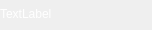
<?xml version="1.0" encoding="UTF-8"?>
<ui version="4.0">
 <class>Form</class>
 <widget class="QWidget" name="Form">
  <property name="geometry">
   <rect>
    <x>0</x>
    <y>0</y>
    <width>152</width>
    <height>30</height>
   </rect>
  </property>
  <property name="windowTitle">
   <string>Form</string>
  </property>
  <property name="styleSheet">
   <string notr="true"/>
  </property>
  <widget class="QLabel" name="security">
   <property name="geometry">
    <rect>
     <x>119</x>
     <y>8</y>
     <width>10</width>
     <height>12</height>
    </rect>
   </property>
   <property name="styleSheet">
    <string notr="true">.QLabel{background-image: url(:/wifi/wifi_folder/un_protected.png);background-color: transparent; border:0; color :white}</string>
   </property>
   <property name="text">
    <string/>
   </property>
  </widget>
  <widget class="QLabel" name="signal">
   <property name="geometry">
    <rect>
     <x>133</x>
     <y>8</y>
     <width>15</width>
     <height>12</height>
    </rect>
   </property>
   <property name="styleSheet">
    <string notr="true">.QLabel{background-image: url(:/wifi/wifi_folder/wi-fi_3.png); border:0; color :white}
</string>
   </property>
   <property name="text">
    <string/>
   </property>
  </widget>
  <widget class="QLabel" name="name">
   <property name="geometry">
    <rect>
     <x>0</x>
     <y>0</y>
     <width>122</width>
     <height>28</height>
    </rect>
   </property>
   <property name="styleSheet">
    <string notr="true">.QLabel{background-color: transparent; border:0; color :white}</string>
   </property>
   <property name="text">
    <string>TextLabel</string>
   </property>
  </widget>
 </widget>
 <resources>
  <include location="../title.qrc"/>
 </resources>
 <connections/>
</ui>
